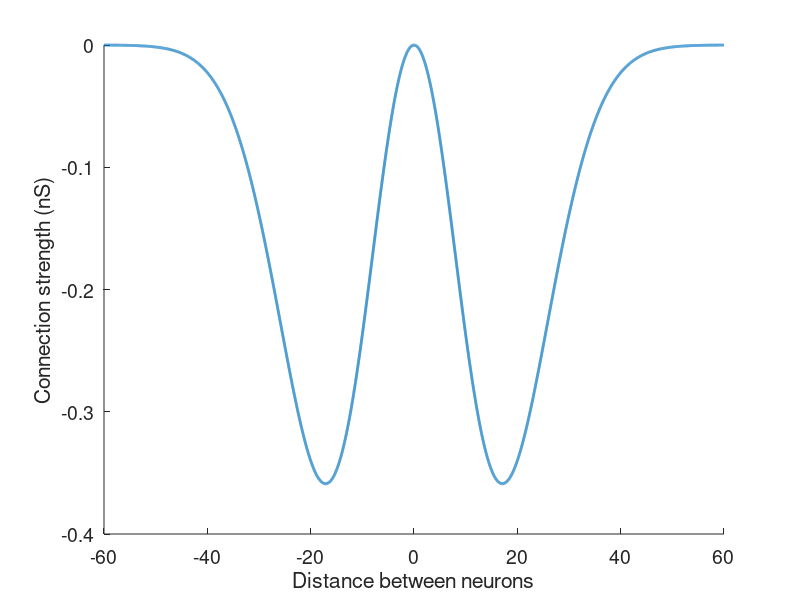

The MATLAB source for this figure: (Note: this script raises an error after producing the figure.)
a = 1;
connMult = 20;

abs_x = -60:0.01:60;


fontSize = 14;
%close all;
figure('Position', [878 452 600 350]);

subplot(1, 1, 1, 'FontSize', fontSize);

lam = [30];

for l_it = 1:numel(lam)
    lambda = lam(l_it);
    beta = 3/lambda^2; gamma = 1.05*beta;

    fun = a*exp(-gamma*abs_x.^2) - exp(-beta*abs_x.^2);
    hold all;
    plot(abs_x, connMult * fun, 'LineWidth', 2);
end

xlabel('Distance between neurons');
ylabel('Connection strength (nS)');

legend(...
    ['\lambda_{net} = ' num2str(lam(1))], ...
    ['\lambda_{net} = ' num2str(lam(2))]);

legend1 = legend(gca(),'show');
set(legend1,'Position',[0.6457 0.1672 0.2312 0.2038]);



%set(gcf,'PaperPositionMode','auto');
%print('-depsc2', '../../thesis/src/fig/connectivityFunction.eps');